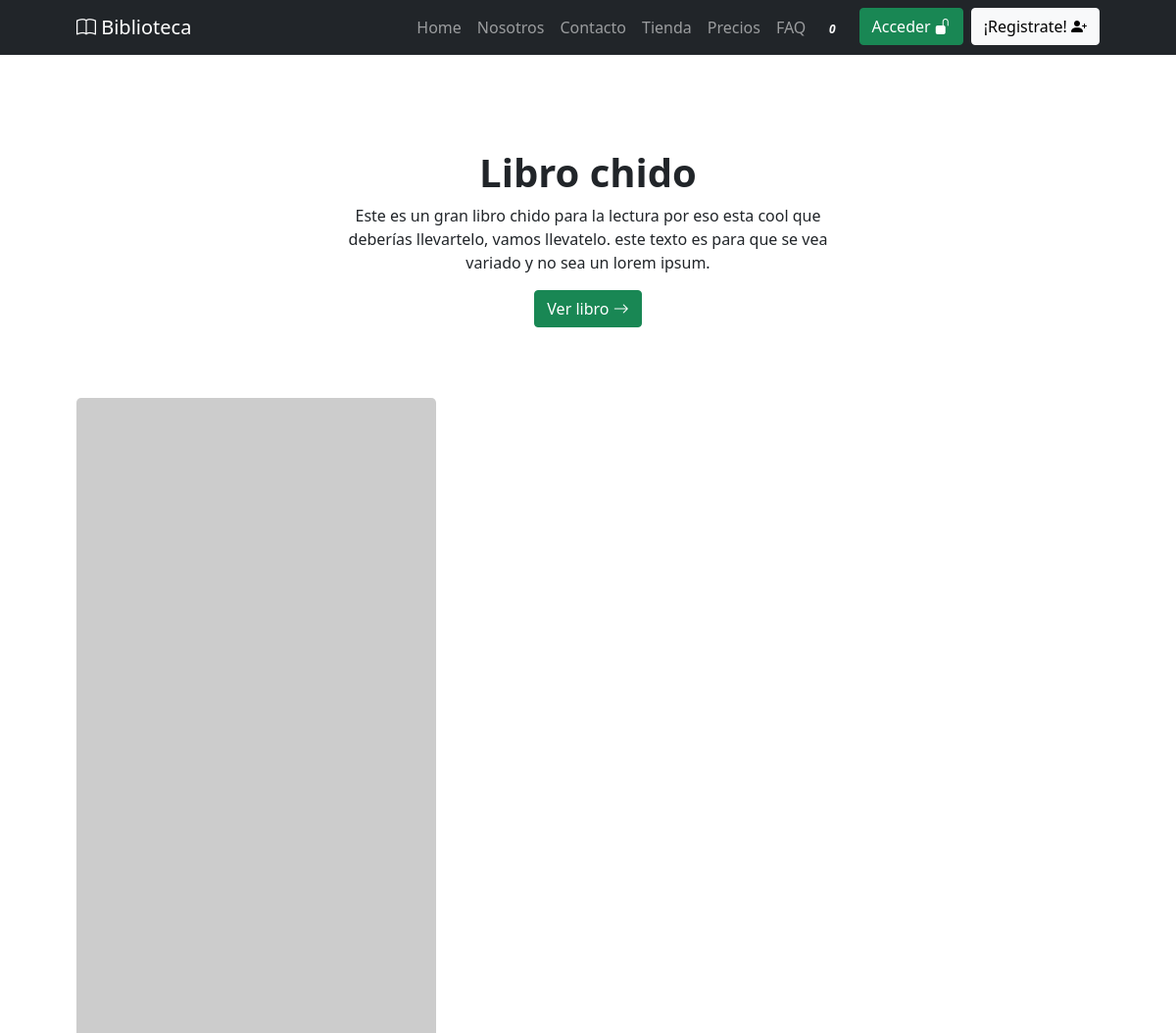
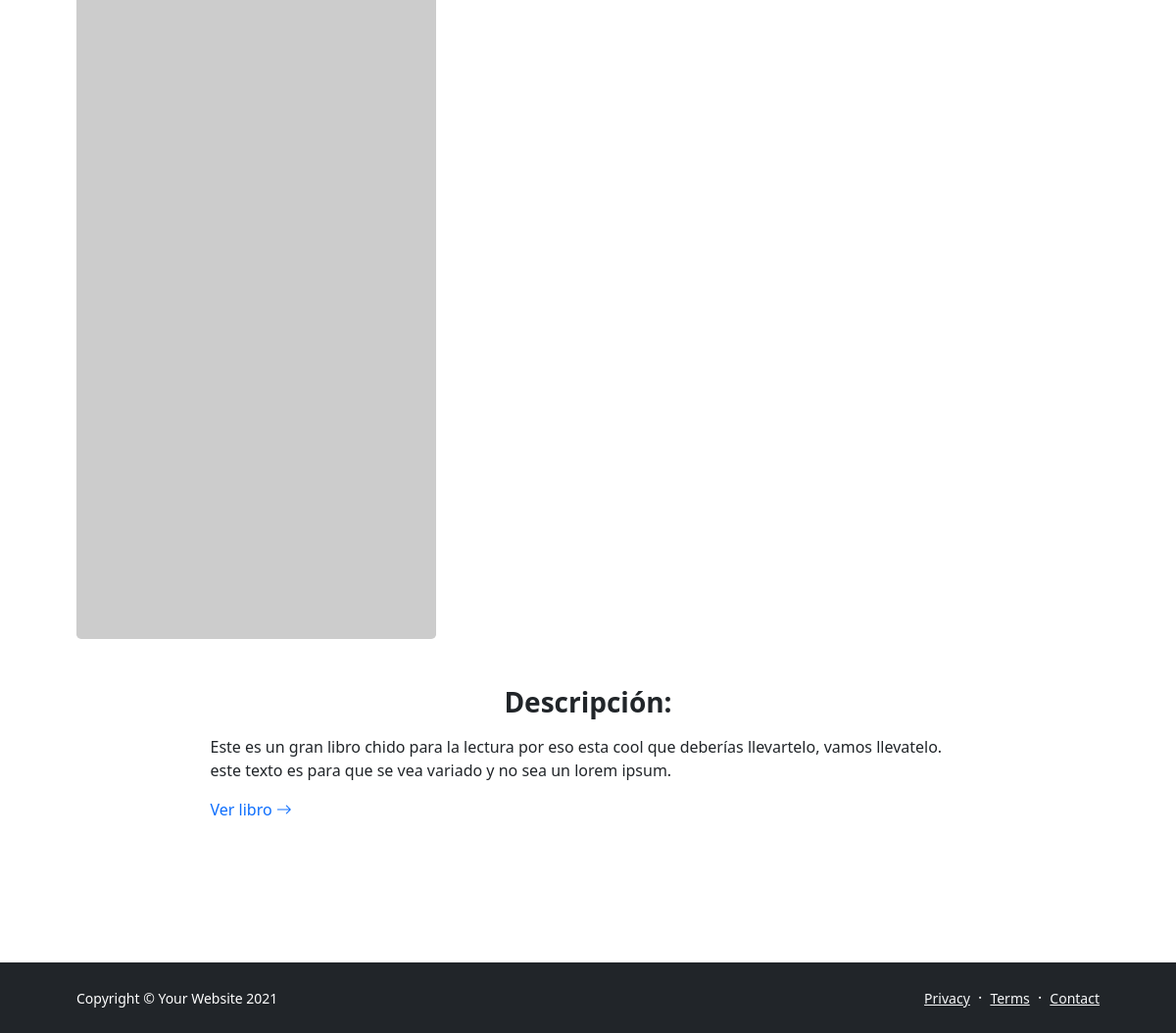
/store/libro/5, run on the app's committed database (2 pictures, top to bottom).
### store/models.py (models this page shows, shortened)
class Store(models.Model):
    title = models.CharField(max_length=200, verbose_name="Título")
    description = RichTextField(verbose_name="Descripción")
    book = models.FileField(verbose_name="Archivo", upload_to="store")
    price = models.IntegerField(verbose_name="Precio")
    created = models.DateTimeField(auto_now_add=True, verbose_name="Fecha de creación")
    updated = models.DateTimeField(auto_now=True, verbose_name="Fecha de edición")
    class Meta:
        verbose_name = "Libro"
        verbose_name_plural = "Libros"
        ordering = ["-created"]

### store/views.py (the view)
# urls.py: path('libro/<int:pk>', storeDetailView.as_view(), name="libro"),
class storeDetailView(DetailView):
    model = Store

### store/templates/store/store_detail.html (shortened to what this page needs)
{% extends 'core/base.html' %}
{% block content %}
    <section class="py-5">
        <div class="container px-5 my-5">
            <div class="row gx-5 justify-content-center">
                <div class="col-lg-6">
                    <div class="text-center mb-5">
                        <h1 class="fw-bolder"> {{store.title}} </h1>
                        <p class="lead fw-normal text-muted mb-0">{{store.description|safe|truncatechars:"250"}}</p>
                        <a class="text-decoration-none btn btn-success mb-4" target="_blank" href="{{ store.book.url }}">
                            Ver libro
                            <i class="bi-arrow-right"></i>
                        </a>
                    </div>
                </div>
            </div>
            <div class="row gx-5">
                <div class="col-12"><img class="img-fluid rounded-3 mb-5" src="https://picsum.photos/id/367/1300/700" alt="..." /></div>
            </div>
            <div class="row gx-5 justify-content-center">
                <div class="col-lg-9">
                    <h3 class="fw-bolder text-center">Descripción: </h3>
                    <div class="mb-5">
                        <p class="lead fw-normal text-muted">{{store.description|safe}}</p>
                        <a class="text-decoration-none" target="_blank" href="{{ store.book.url }}">
                            Ver libro
                            <i class="bi-arrow-right"></i>
                        </a>
                    </div>
                </div>
            </div>
        </div>
    </section>
{% endblock %}

### data on the page
Store: title "Libro chido", description "Este es un gran libro chido para la lectura por eso esta cool que deberías llevartelo, vamos llevatelo. este texto es para que se vea variado y no sea un lorem ipsum."
